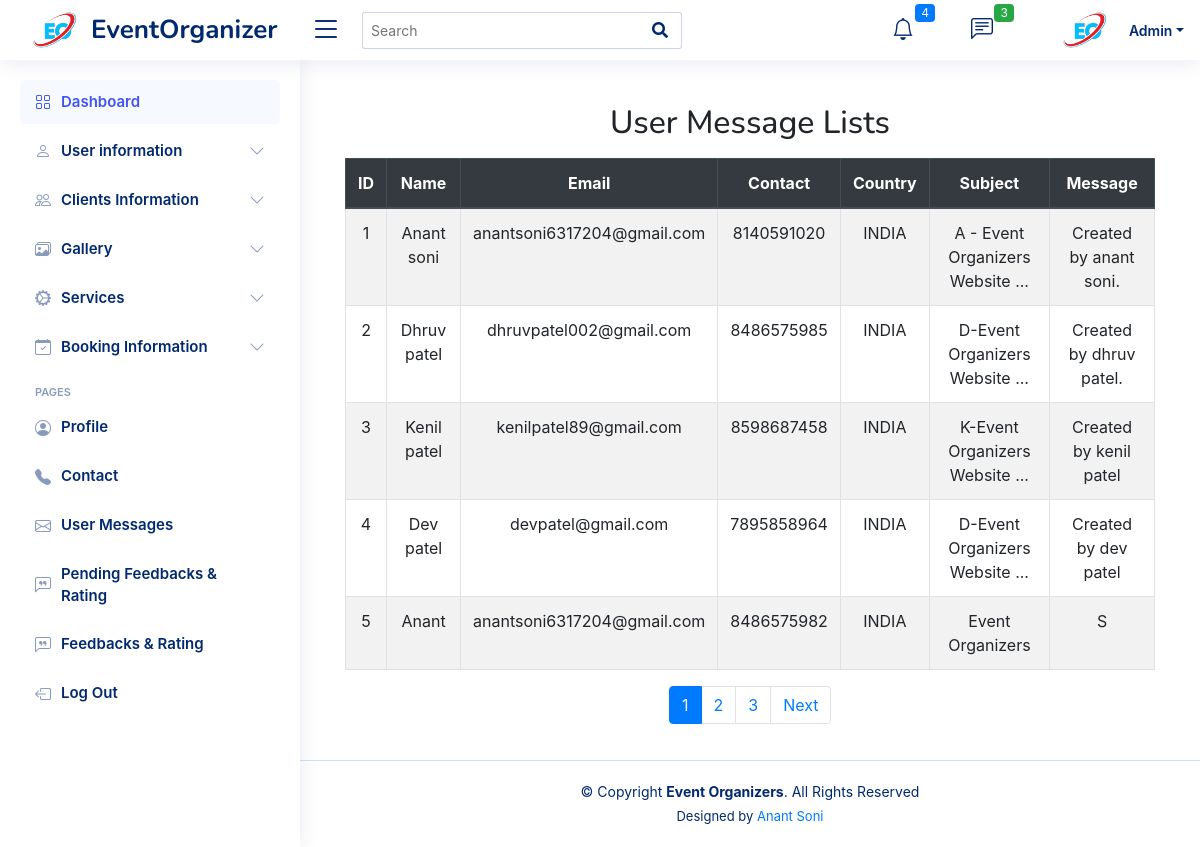
Page /Admin/user-msg-info.php on the committed database.
### tables this page shows
CREATE TABLE `e_message` (
  `u_id` int(30) NOT NULL,
  `u_name` varchar(30) NOT NULL,
  `u_email` varchar(30) NOT NULL,
  `u_contact` bigint(11) NOT NULL,
  `u_country` varchar(30) NOT NULL,
  `u_subject` varchar(100) NOT NULL,
  `u_message` varchar(500) NOT NULL
);

### Admin/user-msg-info.php (the view, shortened to what this page needs)
<!DOCTYPE html>
<html lang="en">
<head>
  <link href="assets/vendor/bootstrap/css/bootstrap.min.css" rel="stylesheet">
  <link href="assets/vendor/bootstrap-icons/bootstrap-icons.css" rel="stylesheet">
  <link href="assets/vendor/boxicons/css/boxicons.min.css" rel="stylesheet">
  <link href="assets/vendor/quill/quill.snow.css" rel="stylesheet">
  <link href="assets/vendor/quill/quill.bubble.css" rel="stylesheet">
  <link href="assets/vendor/remixicon/remixicon.css" rel="stylesheet">
  <link href="assets/vendor/simple-datatables/style.css" rel="stylesheet">
  <link href="https://cdnjs.cloudflare.com/ajax/libs/font-awesome/6.0.0-beta3/css/all.min.css" rel="stylesheet">
  <link href="https://cdnjs.cloudflare.com/ajax/libs/Chart.js/3.7.0/chart.min.css" rel="stylesheet">
  <link href="assets/css/style.css" rel="stylesheet">
    <link rel="stylesheet" href="https://stackpath.bootstrapcdn.com/bootstrap/4.5.2/css/bootstrap.min.css">
    <link rel="stylesheet" href="https://cdnjs.cloudflare.com/ajax/libs/font-awesome/5.15.3/css/all.min.css">
</head>
<body>
<header id="header" class="header fixed-top d-flex align-items-center">
  <div class="d-flex align-items-center justify-content-between">
    <a href="index.php" class="logo d-flex align-items-center">
      <img src="../images/eoc.png" alt="" style="max-height: 70px; margin-right: 1px;">
      <span class="d-none d-lg-block">EventOrganizer</span>
    </a>
    <i class="bi bi-list toggle-sidebar-btn"></i>
  </div>
  <div class="search-bar">
    <form class="search-form d-flex align-items-center" method="POST" action="#" id="searchForm">
      <input type="text" name="query" id="searchInput" placeholder="Search" title="Enter search keyword">
      <button type="submit" title="Search"><i class="fa fa-search"></i></button>
    </form>
  </div>
  <nav class="header-nav ms-auto">
    <ul class="d-flex align-items-center">
      <li class="nav-item dropdown">
        <a class="nav-link nav-icon" href="#" data-bs-toggle="dropdown">
          <i class="bi bi-bell"></i>
          <span class="badge bg-primary badge-number">4</span>
        </a>
      </li>
      <li class="nav-item dropdown">
        <a class="nav-link nav-icon" href="#" data-bs-toggle="dropdown">
          <i class="bi bi-chat-left-text"></i>
          <span class="badge bg-success badge-number">3</span>
        </a>
      </li>
      <li class="nav-item dropdown pe-3">
        <a class="nav-link nav-profile d-flex align-items-center pe-0" href="#" data-bs-toggle="dropdown">
          <img src="../images/eoc.png" alt="Profile" style="max-height: 70px; margin-right: 1px;" class="rounded-circle">
          <span class="d-none d-md-block dropdown-toggle ps-2">Admin</span>
        </a>
      </li>
    </ul>
  </nav>
</header>
  <aside id="sidebar" class="sidebar">
    <ul class="sidebar-nav" id="sidebar-nav">
      <li class="nav-item">
        <a class="nav-link" href="index.php">
          <i class="bi bi-grid"></i>
          <span>Dashboard</span>
        </a>
      </li>
     <ul class="nav flex-column">
            <li class="nav-item">
              <a class="nav-link collapsed" data-bs-toggle="collapse" href="#users-info" aria-expanded="false">
  <i class="bi bi-person"></i><span>User information</span><i class="bi bi-chevron-down ms-auto"></i>
</a>
            </li>
<li class="nav-item">
  <a class="nav-link collapsed" data-bs-toggle="collapse" href="#forms-nav">
  <i class="bi bi-people"></i><span>Clients Information</span><i class="bi bi-chevron-down ms-auto"></i>
</a>
</li>
      <li class="nav-item">
        <a class="nav-link collapsed" data-bs-target="#tables-nav" data-bs-toggle="collapse" href="#">
    <i class="bi bi-images"></i><span>Gallery</span><i class="bi bi-chevron-down ms-auto"></i>
</a>
      </li>
      <li class="nav-item">
        <a class="nav-link collapsed" data-bs-target="#charts-nav" data-bs-toggle="collapse" href="#">
  <i class="bi bi-gear-wide-connected"></i><span>Services</span><i class="bi bi-chevron-down ms-auto"></i>
</a>
      </li>
      <li class="nav-item">
  <a class="nav-link collapsed" data-bs-toggle="collapse" href="#booking-info-nav">
    <i class="bi bi-calendar-check"></i><span>Booking Information</span><i class="bi bi-chevron-down ms-auto"></i>
  </a>
</li>
          <li class="nav-heading">Pages</li>
      <li class="nav-item">
        <a class="nav-link collapsed" href="admin-profile.php">
  <i class="bi bi-person-circle"></i>
  <span>Profile</span>
</a>
      </li>
      <li class="nav-item">
        <a class="nav-link collapsed" href="admin-contact.php">
  <i class="bi bi-telephone-fill"></i>
  <span>Contact</span>
</a>
      </li>
      <li class="nav-item">
        <a class="nav-link collapsed" href="user-msg-info.php">
          <i class="bi bi-envelope"></i>
          <span>User Messages</span>
        </a>
      </li>
      <li class="nav-item">
        <a class="nav-link collapsed" href="pending_fdbk_and_rtng.php">
          <i class="bi bi-chat-left-quote"></i>
          <span>Pending Feedbacks & Rating</span>
        </a>
      </li>
      <li class="nav-item">
        <a class="nav-link collapsed" href="fdbk_and_rtng.php">
          <i class="bi bi-chat-left-quote"></i>
          <span>Feedbacks & Rating</span>
        </a>
      </li>
      <li class="nav-item">
        <a class="nav-link collapsed" href="main.php">
          <i class="bi bi-box-arrow-left"></i>
          <span>Log Out</span>
        </a>
      </li>
    </ul>
  </aside>
<main id="main" class="main">
    <div class="container">
    <div class="row">
        <div class="col">
            <h2 class="text-center mt-4 mb-3">User Message Lists</h2>
            <?php
require "connection.php";
$records_per_page = 5;
$page = isset($_GET['page']) && is_numeric($_GET['page']) ? $_GET['page'] : 1;
$start = ($page - 1) * $records_per_page;
$sql = "SELECT u_id, u_name, u_email, u_contact, u_country, u_subject, u_message FROM e_message LIMIT $start, $records_per_page";
$result = $conn->query($sql);
if ($result->num_rows > 0) {
    echo '<div class="table-responsive">';
    echo '<table class="table table-bordered table-striped">';
    echo '<thead class="thead-dark">';
    echo '<tr>';
    echo '<th style="text-align: center;">ID</th>';
    echo '<th style="text-align: center;">Name</th>';
    echo '<th style="text-align: center;">Email</th>';
    echo '<th style="text-align: center;">Contact</th>';
    echo '<th style="text-align: center;">Country</th>';
    echo '<th style="text-align: center;">Subject</th>';
    echo '<th style="text-align: center;">Message</th>';
    echo '</tr>';
    echo '</thead>';
    echo '<tbody>';
    while ($row = $result->fetch_assoc()) {
        echo "<tr>";
        echo "<td style='text-align: center;'>" . $row['u_id'] . "</td>";
        echo "<td style='text-align: center;'>" . $row['u_name'] . "</td>";
        echo "<td style='text-align: center;'>" . $row['u_email'] . "</td>";
        echo "<td style='text-align: center;'>" . $row['u_contact'] . "</td>";
        echo "<td style='text-align: center;'>" . $row['u_country'] . "</td>";
        echo "<td style='text-align: center;'>" . $row['u_subject'] . "</td>";
        echo "<td style='text-align: center;'>" . $row['u_message'] . "</td>";
        echo "</tr>";
    }
    echo '</tbody>';
    echo '</table>';
    echo '</div>';
    $sql = "SELECT COUNT(*) AS total FROM e_message";
    $result = $conn->query($sql);
    $row = $result->fetch_assoc();
    $total_pages = ceil($row['total'] / $records_per_page);
    echo '<div class="text-center" style="padding-left: 40%;">';
    echo '<ul class="pagination">';
    for ($i = 1; $i <= $total_pages; $i++) {
        echo '<li class="page-item ' . ($page == $i ? "active" : "") . '"><a class="page-link" href="?page=' . $i . '">' . $i . '</a></li>';
    }
    if ($page < $total_pages) {
        echo '<li class="page-item"><a class="page-link" href="?page=' . ($page + 1) . '">Next</a></li>';
    }
    echo '</ul>';
    echo '</div>';
} else {
    echo "<div class='alert alert-warning'>No data found</div>";
}
?>
        </div>
    </div>
</div>
</main>
  <footer id="footer" class="footer">
    <div class="copyright">
      &copy; Copyright <strong><span>Event Organizers</span></strong>. All Rights Reserved
    </div>
    <div class="credits">
      Designed by <a href="https://bootstrapmade.com/">Anant Soni</a>
    </div>
  </footer>
</body>
</html>

### Admin/assets/css/style.css (style rules this page uses)
:root { scroll-behavior: smooth; }
body { font-family: "Open Sans", sans-serif; background: #f6f9ff; color: #444444; }
a { color: #4154f1; text-decoration: none; }
h1, h2, h3, h4, h5, h6 { font-family: "Nunito", sans-serif; }
#main { margin-top: 60px; padding: 20px 30px; transition: all 0.3s; }
.logo { line-height: 1; }
@media (min-width: 1200px) { .logo { width: 280px; } }
.logo img { max-height: 26px; margin-right: 6px; }
.logo span { font-size: 26px; font-weight: 700; color: #012970; font-family: "Nunito", sans-serif; }
.header { transition: all 0.5s; z-index: 997; height: 60px; box-shadow: 0px 2px 20px rgba(1, 41, 112, 0.1); background-color: #fff; padding-left: 20px; }
.header .toggle-sidebar-btn { font-size: 32px; padding-left: 10px; cursor: pointer; color: #012970; }
.header .search-bar { min-width: 360px; padding: 0 20px; }
.header .search-form { width: 100%; }
.header .search-form input { border: 0; font-size: 14px; color: #012970; border: 1px solid rgba(1, 41, 112, 0.2); padding: 7px 38px 7px 8px; border-radius: 3px; transition: 0.3s; width: 100%; }
.header .search-form button { border: 0; padding: 0; margin-left: -30px; background: none; }
.header .search-form button i { color: #012970; }
.header-nav ul { list-style: none; }
.header-nav>ul { margin: 0; padding: 0; }
.header-nav .nav-icon { font-size: 22px; color: #012970; margin-right: 25px; position: relative; }
.header-nav .nav-profile { color: #012970; }
.header-nav .nav-profile img { max-height: 36px; }
.header-nav .nav-profile span { font-size: 14px; font-weight: 600; }
.header-nav .badge-number { position: absolute; inset: -2px -5px auto auto; font-weight: normal; font-size: 12px; padding: 3px 6px; }
.sidebar { position: fixed; top: 60px; left: 0; bottom: 0; width: 300px; z-index: 996; transition: all 0.3s; padding: 20px; overflow-y: auto; scrollbar-width: thin; scrollbar-color: #aab7cf transparent; box-shadow: 0px 0px 20px rgba(1, 41, 112, 0.1); background-color: #fff; }
@media (min-width: 1200px) { #main, #footer { margin-left: 300px; } }
.sidebar-nav { padding: 0; margin: 0; list-style: none; }
.sidebar-nav li { padding: 0; margin: 0; list-style: none; }
.sidebar-nav .nav-item { margin-bottom: 5px; }
.sidebar-nav .nav-heading { font-size: 11px; text-transform: uppercase; color: #899bbd; font-weight: 600; margin: 10px 0 5px 15px; }
.sidebar-nav .nav-link { display: flex; align-items: center; font-size: 15px; font-weight: 600; color: #4154f1; transition: 0.3; background: #f6f9ff; padding: 10px 15px; border-radius: 4px; }
.sidebar-nav .nav-link i { font-size: 16px; margin-right: 10px; color: #4154f1; }
.sidebar-nav .nav-link.collapsed { color: #012970; background: #fff; }
.sidebar-nav .nav-link.collapsed i { color: #899bbd; }
.sidebar-nav .nav-link .bi-chevron-down { margin-right: 0; transition: transform 0.2s ease-in-out; }
.footer { padding: 20px 0; font-size: 14px; transition: all 0.3s; border-top: 1px solid #cddfff; }
.footer .copyright { text-align: center; color: #012970; }
.footer .credits { padding-top: 5px; text-align: center; font-size: 13px; color: #012970; }

### rows in the picture
e_message: u_id "1", u_name "Anant soni", u_email "anantsoni6317204@gmail.com", u_contact "8140591020", u_country "INDIA", u_subject "A - Event Organizers Website ...", u_message "Created by anant soni."
e_message: u_id "2", u_name "Dhruv patel", u_email "dhruvpatel002@gmail.com", u_contact "8486575985", u_country "INDIA", u_subject "D-Event Organizers Website ...", u_message "Created by dhruv patel."
e_message: u_id "3", u_name "Kenil patel", u_email "kenilpatel89@gmail.com", u_contact "8598687458", u_country "INDIA", u_subject "K-Event Organizers Website ...", u_message "Created by kenil patel"
e_message: u_id "4", u_name "Dev patel", u_email "devpatel@gmail.com", u_contact "7895858964", u_country "INDIA", u_subject "D-Event Organizers Website ...", u_message "Created by dev patel"
e_message: u_id "5", u_name "Anant", u_email "anantsoni6317204@gmail.com", u_contact "8486575982", u_country "INDIA", u_subject "Event Organizers", u_message "S"
